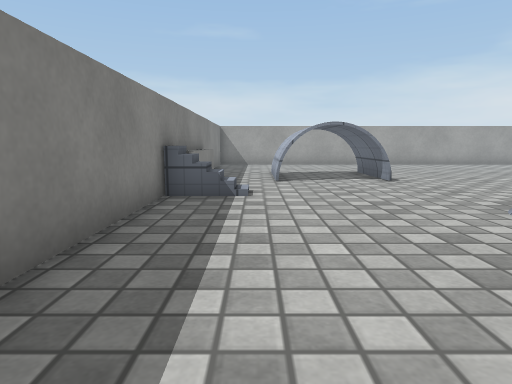
[1] (above)

15 first-person views from a walk through a scene from a Unity 3-D project. The camera is 0.51 m above the floor, tilts 8° down and sees 75° across. The floor is counted in squares, 0.5 m on a side. Each view is taken from the middle of a square. On the plan, view 1 faces up. The plan holds only what a view shows up to about 13 squares ahead; the rest is blank. The place goes on beyond the plan. Surface patterns are stand-ins for the level's own textures.

[2]
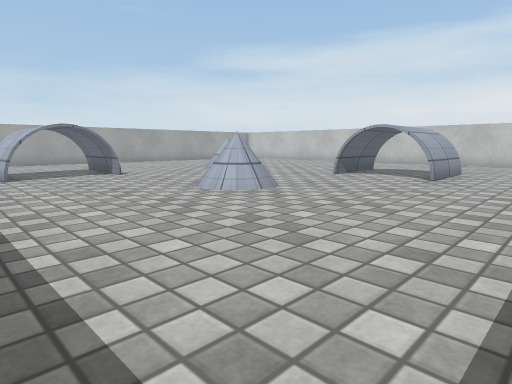

[3]
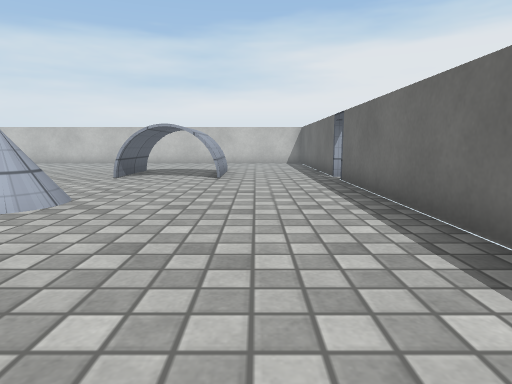

[4]
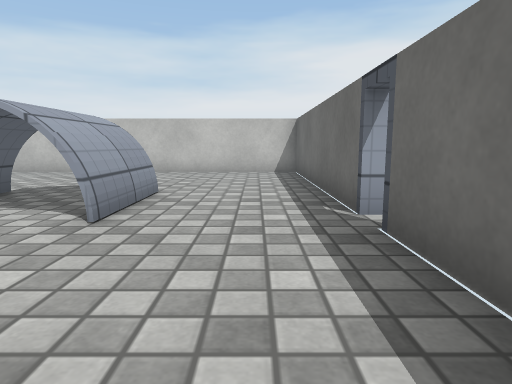

[5]
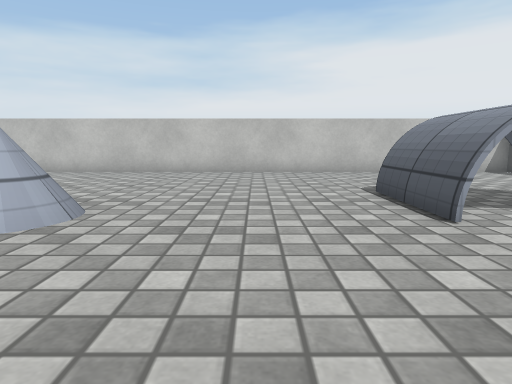

[6]
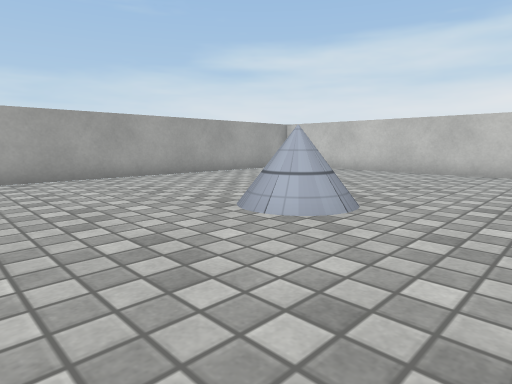

[7]
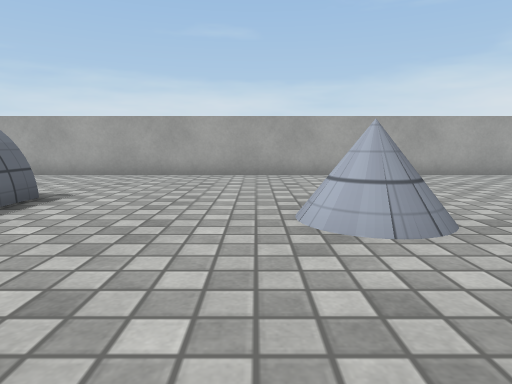

[8]
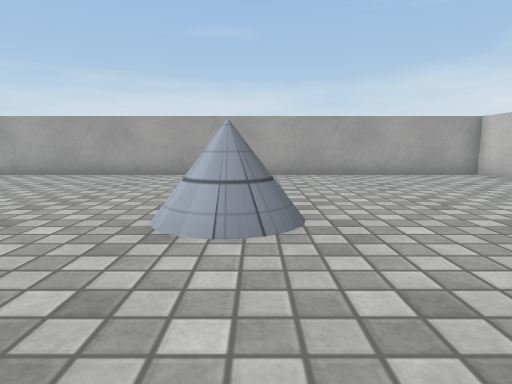

[9]
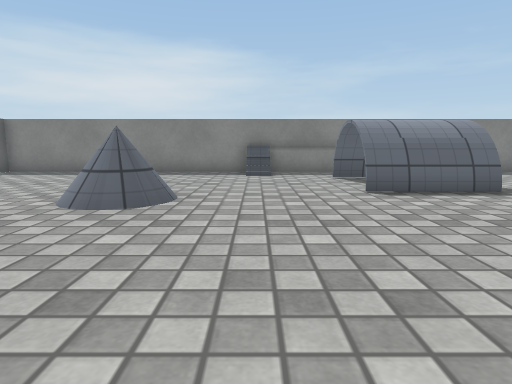

[10]
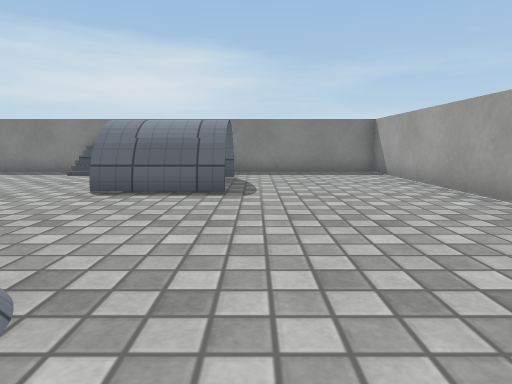

[11]
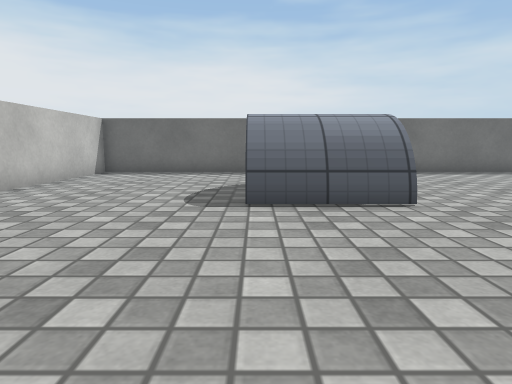

[12]
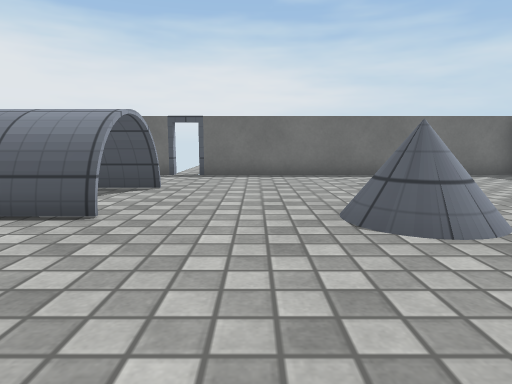

[13]
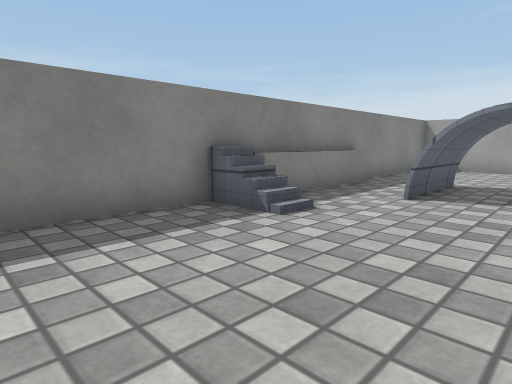

[14]
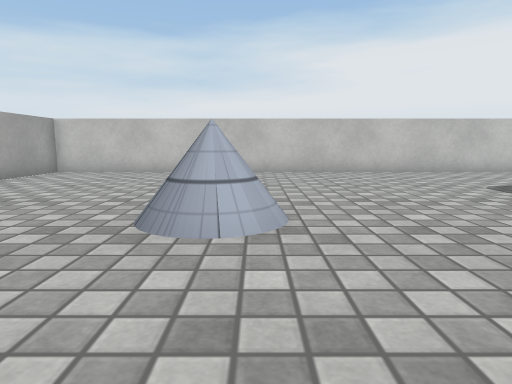

[15]
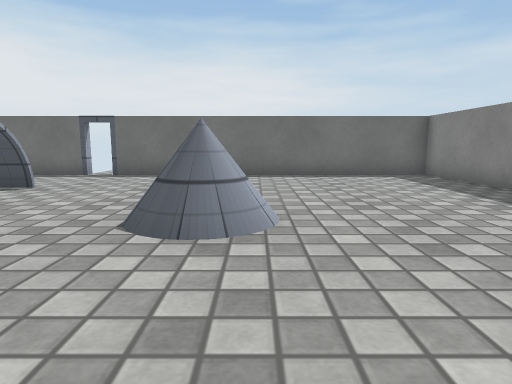

### Floor plan
Key: @ floor where view 1 was taken; # wall or solid block; x gap in a wall; . floor; = window, fence, low wall or low ledge; ^ raised ledge; O other object.
Columns run from 2 left of view 1 to 18 right of it. Each row starts with its distance up from view 1.
 18 #####################
 17 #...................#
 16 #...................#
 15 #...................#
 14 #...................#
 13 #...................#
 12 #..#^^=.............#
 11 #..# ^=....=#.......#
 10 #..#^^=....=#.......#
  9 #...................#
  8 #...................#
  7 #O..................#
  6 #...................#
  5 #.....=#=...........#
  4 #.....=#...####.....#
  3 #..........^^^^.....#
  2 #..........^^^^.....#
  1 #...........===.....#
  0 #.@.................#
 -1 #...................#
 -2 #...................#
 -3 ###########xx########

Where each view was taken, in squares from view 1:
view 1: 0 up, 0 right, facing up
view 2: 2 down, 1 left, facing up-right
view 3: 0 up, 1 left, facing right
view 4: 1 down, 5 right, facing right
view 5: 7 up, 5 right, facing right
view 6: 7 up, 5 right, facing up-right
view 7: 6 up, 8 right, facing up
view 8: 6 up, 10 right, facing up
view 9: 7 up, 11 right, facing left
view 10: 13 up, 11 right, facing left
view 11: 10 up, 12 right, facing down
view 12: 9 up, 7 right, facing down
view 13: 3 up, 3 right, facing up-left
view 14: 10 up, 5 right, facing right
view 15: 9 up, 4 right, facing down
